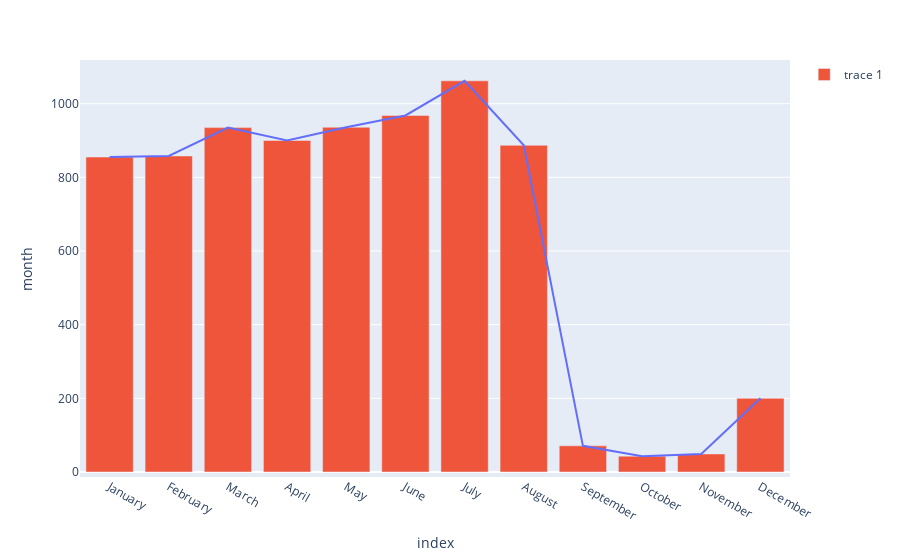

Notebook source saved alongside this figure:
### Code cell
months = ["January", "February", "March", "April", "May", "June", "July", "August", "September", "October", "November", "December"]
month = pd.DataFrame(hiv_bydate["month"].value_counts())
month.index = pd.CategoricalIndex(month.index, categories=months, ordered=True)
month = month.sort_index()

month_fig = px.line(month, x=month.index, y="month")
month_fig.add_bar(x=month.index, y=month["month"])
month_fig.show()

### Figure 1 — Plotly figure (JSON) as saved in the notebook; plotly's stock layout.template omitted (floating-point values rounded to 4 significant figures)
{"data": [{"hovertemplate": "index=%{x}<br>month=%{y}<extra></extra>", "legendgroup": "", "line": {"color": "#636efa", "dash": "solid"}, "mode": "lines", "name": "", "orientation": "v", "showlegend": false, "type": "scatter", "x": ["January", "February", "March", "April", "May", "June", "July", "August", "September", "October", "November", "December"], "xaxis": "x", "y": [855, 858, 935, 900, 936, 968, 1062, 887, 71, 43, 49, 200], "yaxis": "y"}, {"type": "bar", "x": ["January", "February", "March", "April", "May", "June", "July", "August", "September", "October", "November", "December"], "y": [855, 858, 935, 900, 936, 968, 1062, 887, 71, 43, 49, 200]}], "layout": {"legend": {"tracegroupgap": 0}, "margin": {"t": 60}, "xaxis": {"anchor": "y", "domain": [0, 1], "title": {"text": "index"}}, "yaxis": {"anchor": "x", "domain": [0, 1], "title": {"text": "month"}}}}
